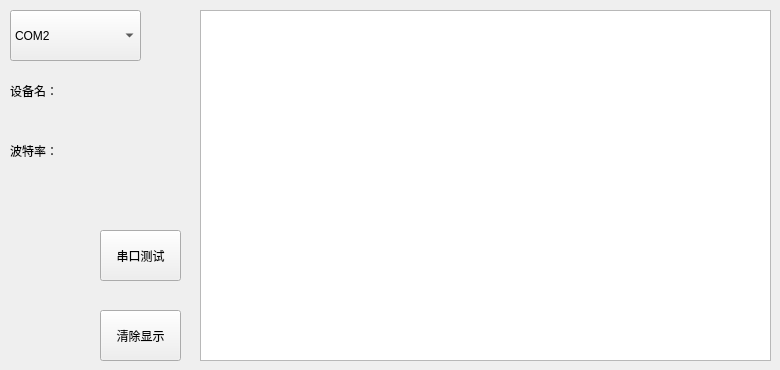
   <widget class="QWidget" name="page_6">
    <widget class="QLabel" name="label_12">
     <property name="geometry">
      <rect>
       <x>10</x>
       <y>140</y>
       <width>71</width>
       <height>21</height>
      </rect>
     </property>
     <property name="text">
      <string>波特率：</string>
     </property>
    </widget>
    <widget class="QLabel" name="label_13">
     <property name="geometry">
      <rect>
       <x>10</x>
       <y>80</y>
       <width>71</width>
       <height>21</height>
      </rect>
     </property>
     <property name="text">
      <string>设备名：</string>
     </property>
    </widget>
    <widget class="QComboBox" name="comboBox_5">
     <property name="geometry">
      <rect>
       <x>10</x>
       <y>10</y>
       <width>131</width>
       <height>51</height>
      </rect>
     </property>
     <property name="currentIndex">
      <number>2</number>
     </property>
     <item>
      <property name="text">
       <string>COM0</string>
      </property>
     </item>
     <item>
      <property name="text">
       <string>COM1</string>
      </property>
     </item>
     <item>
      <property name="text">
       <string>COM2</string>
      </property>
     </item>
     <item>
      <property name="text">
       <string>COM3</string>
      </property>
     </item>
     <item>
      <property name="text">
       <string>COM4</string>
      </property>
     </item>
    </widget>
    <widget class="QLabel" name="label_baud_4">
     <property name="geometry">
      <rect>
       <x>60</x>
       <y>170</y>
       <width>131</width>
       <height>20</height>
      </rect>
     </property>
     <property name="text">
      <string/>
     </property>
    </widget>
    <widget class="QLabel" name="label_dev_4">
     <property name="geometry">
      <rect>
       <x>60</x>
       <y>110</y>
       <width>131</width>
       <height>20</height>
      </rect>
     </property>
     <property name="text">
      <string/>
     </property>
    </widget>
    <widget class="QPlainTextEdit" name="plainTextEdit_upload">
     <property name="geometry">
      <rect>
       <x>200</x>
       <y>10</y>
       <width>571</width>
       <height>351</height>
      </rect>
     </property>
    </widget>
    <widget class="QPushButton" name="pushButton_upload_test">
     <property name="geometry">
      <rect>
       <x>100</x>
       <y>230</y>
       <width>81</width>
       <height>51</height>
      </rect>
     </property>
     <property name="text">
      <string>串口测试</string>
     </property>
    </widget>
    <widget class="QPushButton" name="pushButton_upload_del">
     <property name="geometry">
      <rect>
       <x>100</x>
       <y>310</y>
       <width>81</width>
       <height>51</height>
      </rect>
     </property>
     <property name="text">
      <string>清除显示</string>
     </property>
    </widget>
   </widget>
